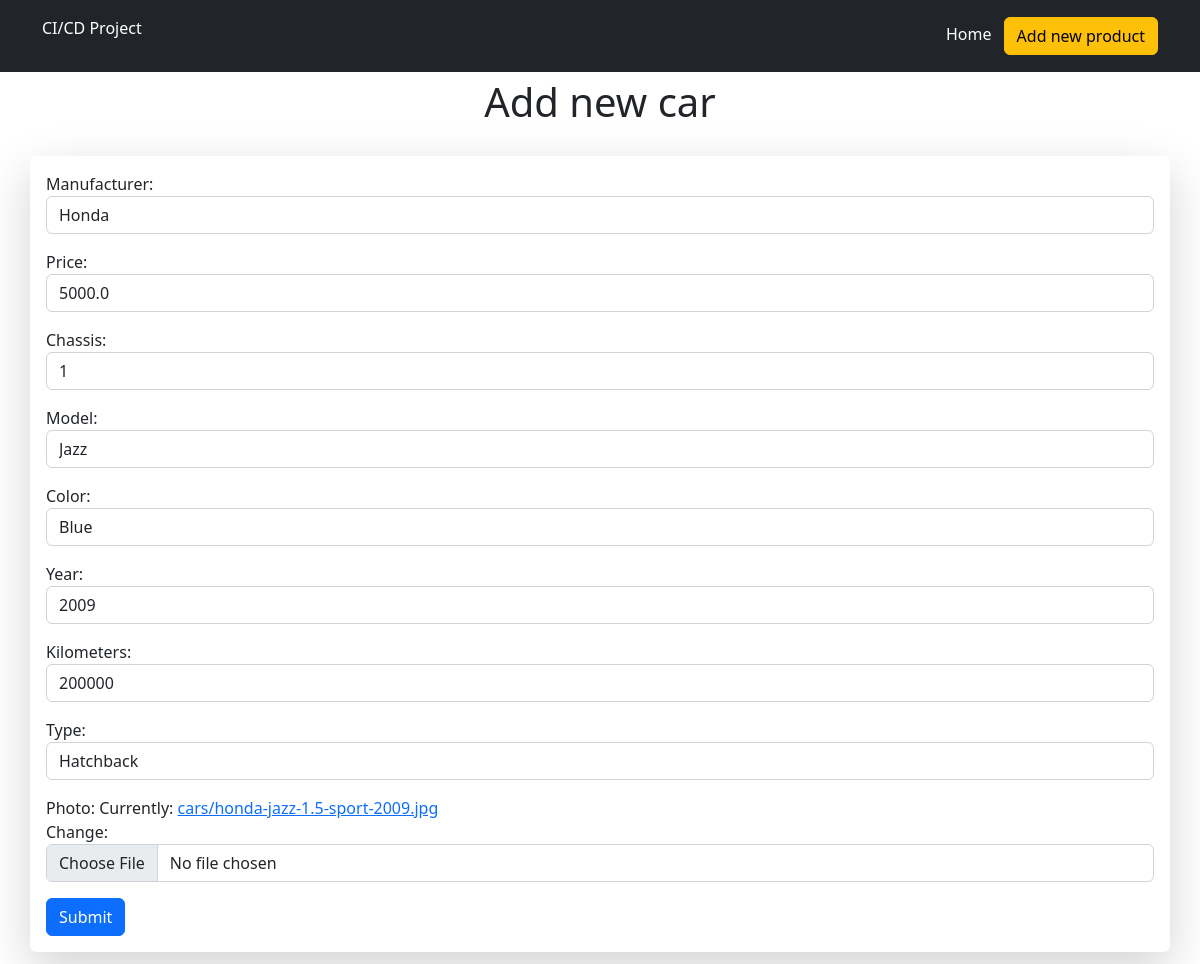
The page /product/edit/1/ on the database its author committed.
### carApp/models.py (models this page shows, shortened)
class Car(models.Model):
    CAR_TYPE_CHOICES = [
        ('sedan', 'Sedan'),
        ('suv', 'SUV'),
        ('hatchback', 'Hatchback'),
        ('coupe', 'Coupe'),
    ]
    manufacturer = models.ForeignKey(Manufacturer, on_delete=models.CASCADE)
    price = models.FloatField()
    chassis = models.IntegerField()
    model = models.CharField(max_length=50)
    color = models.CharField(max_length=50)
    year = models.IntegerField()
    kilometers = models.IntegerField()
    type = models.CharField(max_length=50, choices=CAR_TYPE_CHOICES)
    photo = models.ImageField(upload_to='cars/')

### carApp/views.py (the view)
# urls.py: path('product/edit/<int:carId>/', views.editCar, name='editCar'),
def editCar(request, carId):
    car = Car.objects.get(id=carId)
    if request.method == "POST":
        form = CarForm(request.POST, request.FILES, instance=car)
        if form.is_valid():
            form.save()
            return redirect("index")
    else:
        form = CarForm(instance=car)
    return render(request, "form_edit.html", {"form": form})

### carApp/forms.py
class CarForm(forms.ModelForm):
    def __init__(self, *args, **kwargs):
        super(CarForm, self).__init__(*args, **kwargs)
        for field in self.fields:
            self.fields[field].widget.attrs = {'class': 'form-control'}
    class Meta:
        model = Car
        fields = '__all__'

### carApp/models.py (called while the page is built)
    def __str__(self):
        return self.name

### carApp/templates/form_edit.html (shortened to what this page needs)
{% extends "base.html" %}
{% block content %}
    <p class="fs-1 text-center">Add new car</p>
    <div class="container shadow-lg p-3 mb-5 bg-body-tertiary rounded mt-4">
        <form method="POST" enctype="multipart/form-data">
            {{ form.as_p }}
            <button class="btn btn-primary">Submit</button>
        </form>
    </div>
{% endblock %}

### rows shown on the page
Car: manufacturer "Honda", price "5000.0", chassis "1", model "Jazz", color "Blue", year "2009", kilometers "200000", type "Hatchback"
